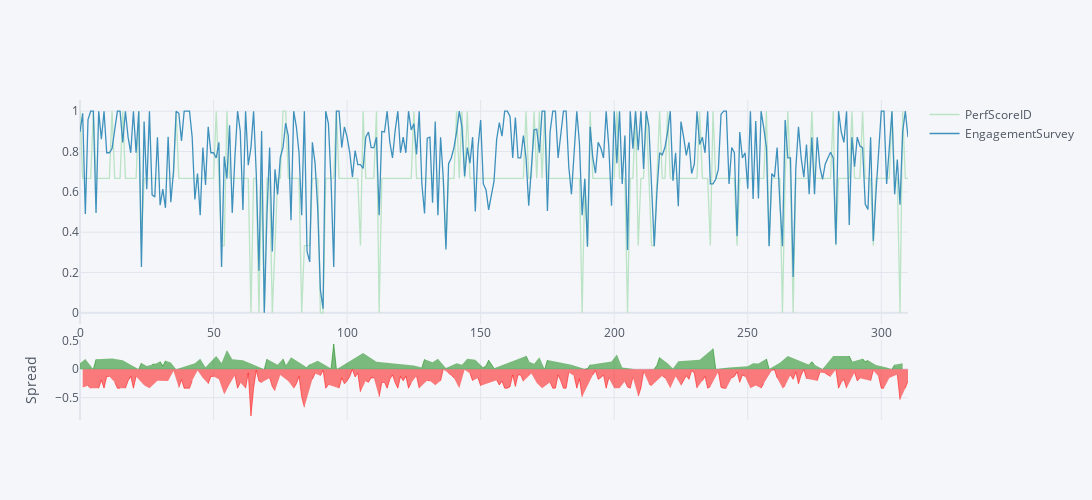

Notebook cell for this chart:
### Markdown cell above
Dai risultati ottenuti è possibile trovare conferma che, effettivamente, non esiste una stretta correlazione tra le due distribuzioni, dal momento che un grado di coinvolgimento alto non garantisce un altrettanto alto punteggio di performance. Anzi, in corrispondenza dei picchi di spread si può notare come impiegati con una performance molto bassa siano valutati in maniera molto positiva da partner esterni.

### Code cell
df_normalized[['PerfScoreID','EngagementSurvey']].iplot(kind = 'spread',color=['#bbe3c5', '#3e91bc'], dimensions=(1200,500))

### Figure 1 — Plotly figure (JSON) as saved in the notebook; plotly's stock layout.template omitted (floating-point values rounded to 4 significant figures; data arrays with more than 128 entries replaced by an {"elided": "..."} marker saying what was removed)
{"data": [{"line": {"color": "rgba(187, 227, 197, 1.0)", "dash": "solid", "shape": "linear", "width": 1.3}, "mode": "lines", "name": "PerfScoreID", "text": "", "type": "scatter", "x": {"elided": "311 int values"}, "y": {"elided": "311 float values"}}, {"line": {"color": "rgba(62, 145, 188, 1.0)", "dash": "solid", "shape": "linear", "width": 1.3}, "mode": "lines", "name": "EngagementSurvey", "text": "", "type": "scatter", "x": {"elided": "311 int values"}, "y": {"elided": "311 float values"}}, {"connectgaps": false, "fill": "tozeroy", "line": {"color": "green", "dash": "solid", "shape": "linear", "width": 0.5}, "mode": "lines", "name": "Spread", "showlegend": false, "type": "scatter", "x": {"elided": "311 int values"}, "xaxis": "x2", "y": {"elided": "311 mixed values"}, "yaxis": "y2"}, {"connectgaps": false, "fill": "tozeroy", "line": {"color": "red", "dash": "solid", "shape": "linear", "width": 0.5}, "mode": "lines", "name": "Spread", "showlegend": false, "type": "scatter", "x": {"elided": "311 int values"}, "xaxis": "x2", "y": {"elided": "311 mixed values"}, "yaxis": "y2"}], "layout": {"height": 500, "hovermode": "x", "legend": {"bgcolor": "#F5F6F9", "font": {"color": "#4D5663"}}, "paper_bgcolor": "#F5F6F9", "plot_bgcolor": "#F5F6F9", "title": {"font": {"color": "#4D5663"}}, "width": 1200, "xaxis": {"autorange": true, "gridcolor": "#E1E5ED", "range": [0, 310], "showgrid": true, "tickfont": {"color": "#4D5663"}, "title": {"font": {"color": "#4D5663"}, "text": ""}, "type": "linear", "zerolinecolor": "#E1E5ED"}, "xaxis2": {"anchor": "y2", "autorange": true, "gridcolor": "#E1E5ED", "range": [0, 310], "showgrid": true, "showticklabels": false, "tickfont": {"color": "#4D5663"}, "title": {"font": {"color": "#4D5663"}, "text": ""}, "type": "linear", "zerolinecolor": "#E1E5ED"}, "yaxis": {"autorange": true, "domain": [0.3, 1], "gridcolor": "#E1E5ED", "range": [-0.05556, 1.056], "showgrid": true, "tickfont": {"color": "#4D5663"}, "title": {"font": {"color": "#4D5663"}, "text": ""}, "type": "linear", "zerolinecolor": "#E1E5ED"}, "yaxis2": {"autorange": true, "domain": [0, 0.25], "gridcolor": "#E1E5ED", "range": [-0.8896, 0.5098], "showgrid": true, "tickfont": {"color": "#4D5663"}, "title": {"font": {"color": "#4D5663"}, "text": "Spread"}, "type": "linear", "zerolinecolor": "#E1E5ED"}}}
